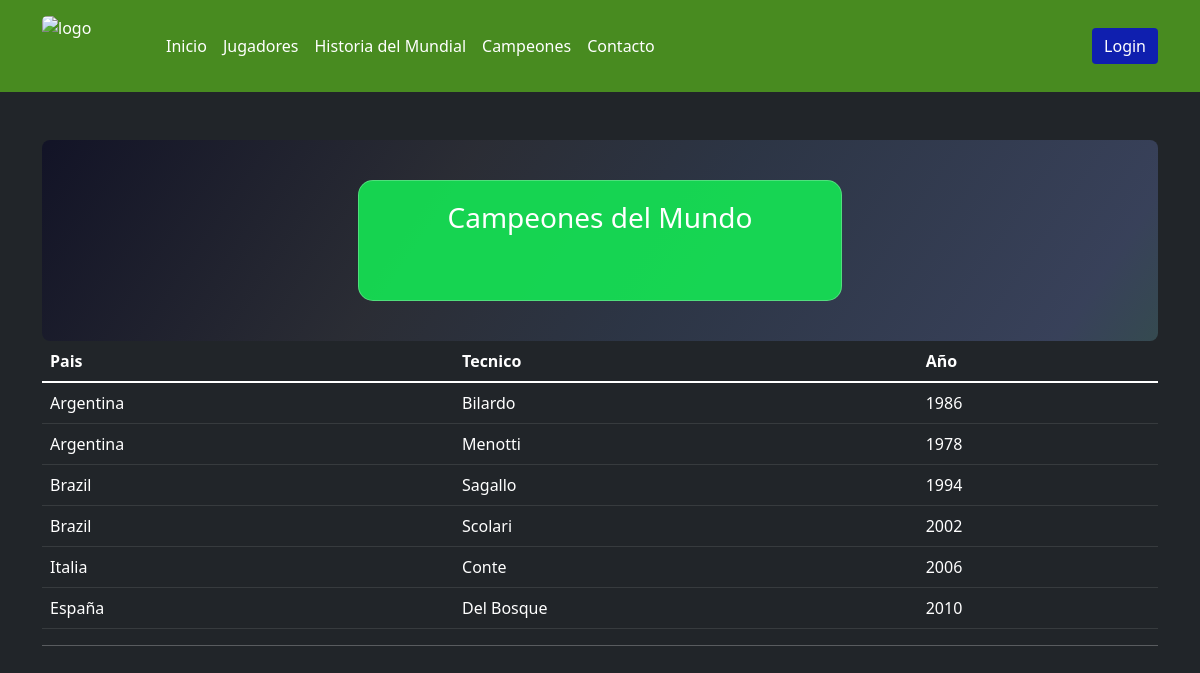
Page /campeones/ on the committed database.
### Personas/models.py (models this page shows, shortened)
class Campeones(models.Model):
    nombre=models.CharField(max_length=255)
    apellido=models.CharField(max_length=255)
    periodo=models.CharField(max_length=40)

### Personas/views.py (the view)
# urls.py: path('campeones/', campeones, name="Campeones"),
def campeones(request):
    campeones = Campeones.objects.all()
    if request.method == 'POST':
        formularioCampeones = CampeonesFormulario(request.POST)
        print(formularioCampeones)
        if formularioCampeones.is_valid():
            informacion = formularioCampeones.cleaned_data
            campeon = Campeones(nombre=informacion['nombre'], apellido=informacion['apellido'], periodo=informacion['periodo'])
            campeon.save()
            return render(request, "Personas/campeones.html", {"campeones":campeones}) #agregar un gracias por cargar
    else:
        formularioCampeones = CampeonesFormulario()
    return render(request, "Personas/campeones.html", {"formularioCampeones":formularioCampeones, "campeones":campeones})

### Personas/templates/Personas/campeones.html (shortened to what this page needs)
{% extends "Personas/padre.html" %}
{% load static %}
{% block contenidoQueCambia %}
    <div class="container mt-5">
        <table class="table table-dark table-hover">
            <thead>
                <th>
                    Pais
                </th>
                <th>
                    Tecnico
                </th>
                <th>
                    Año
                </th>
            </thead>
            <tbody>
                {% for campeon in campeones %}
                <tr>
                    <td>
                        {{campeon.nombre}}
                    </td>
                    <td>
                        {{campeon.apellido}}
                    </td>
                    <td>
                        {{campeon.periodo}}
                    </td>
                </tr>
            {% endfor %}
        </tbody>
    <div class="container mt-4 d-flex flex-row justify-content-evenly  align-items-start buscaYcarga">
        <div class="d-flex flex-column align-items-center justify-content-center formCargaJugadores">
            <form action="" method="POST" class="">{% csrf_token %}
                <h3 class="mb-1">Campeones del Mundo</h3>
{% endblock %}

### Personas/templates/Personas/padre.html (shortened to what this page needs)
<!DOCTYPE html>
<html lang="en">
<head>
    {% load static %}
    <link href="https://cdn.jsdelivr.net/npm/bootstrap@5.1.3/dist/css/bootstrap.min.css" rel="stylesheet">
    <link rel="stylesheet" href="{% static 'Personas/css/style.css' %}">
</head>
<body class="bg-dark">
    <header class="p-3 text-white header">
        <div class="container">
          <div class="d-flex flex-wrap align-items-center justify-content-center justify-content-lg-start">
            <a href="" class="d-flex align-items-center mb-2 mb-lg-0 me-5 text-white text-decoration-none">
                <img src="https://i.pinimg.com/564x/c8/95/71/c89571044bfd0250f3ac7a3bc5b71aaf.jpg" alt="logo" style="width:60px; height:60px; border-radius: 5px;" class="bi me-2">
            </a>
            <ul class="nav col-12 col-lg-auto me-lg-auto mb-2 justify-content-center mb-md-0">
              <li><a href="{% url 'Inicio' %}" class="nav-link px-2 text-white">Inicio</a></li>
              <li><a href="{% url 'Persona' %}" class="nav-link px-2 text-white">Jugadores</a></li>
              <li><a href="{% url 'Torneo' %}" class="nav-link px-2 text-white">Historia del Mundial</a></li>
              <li><a href="{% url 'Campeones' %}" class="nav-link px-2 text-white">Campeones</a></li>
              <li><a href="{% url 'Contacto' %}" class="nav-link px-2 text-white">Contacto</a></li>
            </ul>
            <div class="text-end">
              <button type="button" class="btn btn-warning btn-admin"><a href="http://127.0.0.1:8000/admin/">Login</a></button>
            </div>
          </div>
        </div>
      </header>
      <main class="contenidoQueCambia">
        {% block contenidoQueCambia %}
        {% endblock %}
      </main>
      <footer class="footer">
        <hr>
        <div class="container d-flex flex-row justify-content-around text-muted">
        </div>
      </footer>
</body>
</html>

### Personas/static/Personas/css/style.css (style rules this page uses)
html { margin: 0; padding: 0; box-sizing: border-box; }
.header { background-color: rgba(109, 235, 25, 0.514); }
.btn-admin { background-color: rgb(15, 31, 175); border: none; }
.btn-admin a { text-decoration: none; color: white; }
body { height: 100vh; color: white; overflow-x: hidden; }
table { position: relative; }
footer { position: relative; max-height: 6vh; min-height: 6vh; bottom:0; width: 100%; }
.formCargaJugadores { position: relative; border: 1px solid rgba(255, 255, 255, 0.247); width: 45%; padding: 20px; background-color: rgba(21, 233, 85, 0.89); border-radius: 15px; }
.buscaYcarga { position: relative; padding: 40px 20px; border-radius: 8px; background: rgb(29, 87, 2); background: linear-gradient(124deg, rgba(2,0,36,0.4738270308123249) 0%, rgba(56,56,69,0.40940126050420167) 35%, rgba(58,72,102,0.45702030812324934) 57%, rgba(81,95,142,0.4822303921568627) 92%, rgba(74,113,121,0.48783263305322133) 100%); }
.contenidoQueCambia { min-height: 87vh; position: relative;; }

### rows in the picture
Campeones: nombre "Argentina", apellido "Bilardo", periodo "1986"
Campeones: nombre "Argentina", apellido "Menotti", periodo "1978"
Campeones: nombre "Brazil", apellido "Sagallo", periodo "1994"
Campeones: nombre "Brazil", apellido "Scolari", periodo "2002"
Campeones: nombre "Italia", apellido "Conte", periodo "2006"
Campeones: nombre "España", apellido "Del Bosque", periodo "2010"
